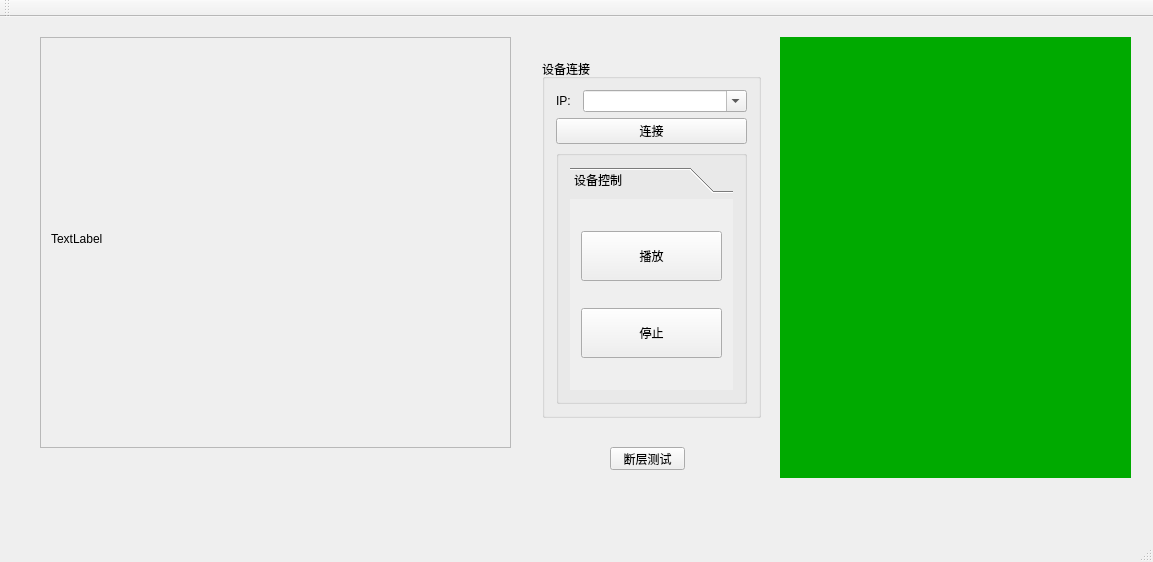
<?xml version="1.0" encoding="UTF-8"?>
<ui version="4.0">
 <class>QtTestCamClass</class>
 <widget class="QMainWindow" name="QtTestCamClass">
  <property name="geometry">
   <rect>
    <x>0</x>
    <y>0</y>
    <width>1153</width>
    <height>562</height>
   </rect>
  </property>
  <property name="windowTitle">
   <string>QtTestCam</string>
  </property>
  <widget class="QWidget" name="centralWidget">
   <widget class="QWidget" name="widget" native="true">
    <property name="geometry">
     <rect>
      <x>50</x>
      <y>30</y>
      <width>461</width>
      <height>391</height>
     </rect>
    </property>
   </widget>
   <widget class="QWidget" name="layoutWidget">
    <property name="geometry">
     <rect>
      <x>531</x>
      <y>31</y>
      <width>241</width>
      <height>381</height>
     </rect>
    </property>
    <layout class="QVBoxLayout" name="verticalLayout_2" stretch="0">
     <item>
      <widget class="QGroupBox" name="groupBox">
       <property name="enabled">
        <bool>true</bool>
       </property>
       <property name="minimumSize">
        <size>
         <width>180</width>
         <height>0</height>
        </size>
       </property>
       <property name="title">
        <string>设备连接</string>
       </property>
       <layout class="QVBoxLayout" name="verticalLayout" stretch="1,0,8,0">
        <item>
         <layout class="QHBoxLayout" name="horizontalLayout" stretch="1,8">
          <item>
           <widget class="QLabel" name="label_IP">
            <property name="text">
             <string>IP:</string>
            </property>
           </widget>
          </item>
          <item>
           <widget class="QComboBox" name="cbox_ip">
            <property name="enabled">
             <bool>true</bool>
            </property>
            <property name="editable">
             <bool>true</bool>
            </property>
            <property name="currentText">
             <string/>
            </property>
            <property name="currentIndex">
             <number>-1</number>
            </property>
           </widget>
          </item>
         </layout>
        </item>
        <item>
         <layout class="QHBoxLayout" name="horizontalLayout_2" stretch="1">
          <property name="spacing">
           <number>0</number>
          </property>
          <item>
           <widget class="QPushButton" name="btn_connect">
            <property name="text">
             <string>连接</string>
            </property>
           </widget>
          </item>
         </layout>
        </item>
        <item>
         <widget class="QGroupBox" name="groupBox_2">
          <property name="title">
           <string/>
          </property>
          <layout class="QVBoxLayout" name="verticalLayout_3">
           <item>
            <widget class="QToolBox" name="toolBox">
             <property name="currentIndex">
              <number>0</number>
             </property>
             <widget class="QWidget" name="page_3">
              <property name="geometry">
               <rect>
                <x>0</x>
                <y>0</y>
                <width>191</width>
                <height>201</height>
               </rect>
              </property>
              <attribute name="label">
               <string>设备控制</string>
              </attribute>
              <layout class="QVBoxLayout" name="verticalLayout_4">
               <item>
                <widget class="QPushButton" name="btn_play">
                 <property name="minimumSize">
                  <size>
                   <width>50</width>
                   <height>50</height>
                  </size>
                 </property>
                 <property name="text">
                  <string>播放</string>
                 </property>
                </widget>
               </item>
               <item>
                <widget class="QPushButton" name="btn_stop">
                 <property name="minimumSize">
                  <size>
                   <width>50</width>
                   <height>50</height>
                  </size>
                 </property>
                 <property name="text">
                  <string>停止</string>
                 </property>
                </widget>
               </item>
              </layout>
             </widget>
            </widget>
           </item>
          </layout>
         </widget>
        </item>
        <item>
         <layout class="QHBoxLayout" name="horizontalLayout_3"/>
        </item>
       </layout>
      </widget>
     </item>
    </layout>
   </widget>
   <widget class="QScrollArea" name="scrollArea">
    <property name="geometry">
     <rect>
      <x>40</x>
      <y>20</y>
      <width>471</width>
      <height>411</height>
     </rect>
    </property>
    <property name="widgetResizable">
     <bool>true</bool>
    </property>
    <widget class="QWidget" name="scrollAreaWidgetContents">
     <property name="geometry">
      <rect>
       <x>0</x>
       <y>0</y>
       <width>469</width>
       <height>409</height>
      </rect>
     </property>
     <widget class="MyLabel" name="label">
      <property name="geometry">
       <rect>
        <x>10</x>
        <y>0</y>
        <width>451</width>
        <height>401</height>
       </rect>
      </property>
      <property name="text">
       <string>TextLabel</string>
      </property>
     </widget>
    </widget>
   </widget>
   <widget class="QWidget" name="widget_2" native="true">
    <property name="geometry">
     <rect>
      <x>780</x>
      <y>20</y>
      <width>351</width>
      <height>441</height>
     </rect>
    </property>
    <property name="styleSheet">
     <string notr="true">background-color: rgb(0, 170, 0);</string>
    </property>
    <layout class="QGridLayout" name="gridLayout_2">
     <item row="0" column="0">
      <layout class="QGridLayout" name="gridshow"/>
     </item>
    </layout>
   </widget>
   <widget class="QPushButton" name="btn_test">
    <property name="geometry">
     <rect>
      <x>610</x>
      <y>430</y>
      <width>75</width>
      <height>23</height>
     </rect>
    </property>
    <property name="text">
     <string>断层测试</string>
    </property>
   </widget>
  </widget>
  <widget class="QMenuBar" name="menuBar">
   <property name="geometry">
    <rect>
     <x>0</x>
     <y>0</y>
     <width>1153</width>
     <height>26</height>
    </rect>
   </property>
  </widget>
  <widget class="QToolBar" name="mainToolBar">
   <attribute name="toolBarArea">
    <enum>TopToolBarArea</enum>
   </attribute>
   <attribute name="toolBarBreak">
    <bool>false</bool>
   </attribute>
  </widget>
  <widget class="QStatusBar" name="statusBar"/>
 </widget>
 <layoutdefault spacing="6" margin="11"/>
 <customwidgets>
  <customwidget>
   <class>MyLabel</class>
   <extends>QLabel</extends>
   <header location="global">mylabel.h</header>
  </customwidget>
 </customwidgets>
 <resources>
  <include location="QtTestCam.qrc"/>
 </resources>
 <connections>
  <connection>
   <sender>btn_play</sender>
   <signal>clicked()</signal>
   <receiver>QtTestCamClass</receiver>
   <slot>on_OpenFig_clicked()</slot>
   <hints>
    <hint type="sourcelabel">
     <x>651</x>
     <y>262</y>
    </hint>
    <hint type="destinationlabel">
     <x>791</x>
     <y>272</y>
    </hint>
   </hints>
  </connection>
 </connections>
 <slots>
  <slot>on_OpenFig_clicked()</slot>
 </slots>
</ui>
